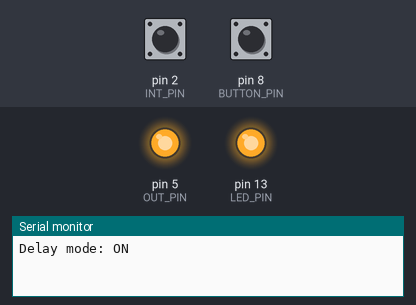
This sketch was run on a simulated Arduino Uno, built with avr-gcc and run on an emulated ATmega328P. On the bench: output pins drawn as LEDs (lit = HIGH), the last lines printed to the serial monitor. Dashed ring = blinking. Inputs (shaded band) come from the test bench; at power-on: pin 8 (BUTTON_PIN) HIGH, pin 2 (INT_PIN) LOW. EEPROM starts erased.

Above: at 1.2 s.
1.3 s: pin 8 (BUTTON_PIN) pulled LOW for 3.2 s
At 1.9 s:
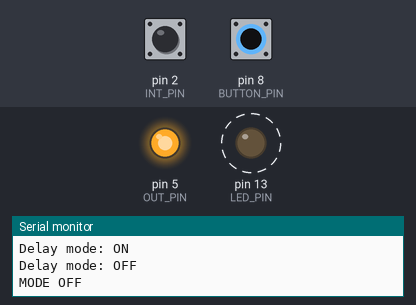
6.0 s: pin 2 (INT_PIN) driven HIGH
At 7.0 s:
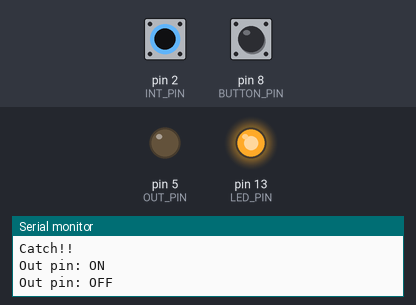
7.5 s: pin 8 (BUTTON_PIN) pulled LOW for 0.15 s
At 7.8 s:
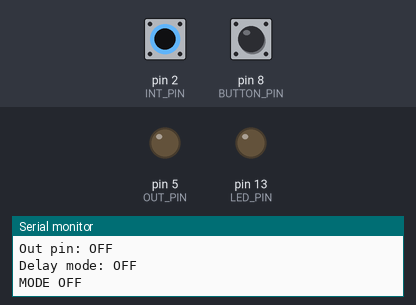
9.1 s: pin 8 (BUTTON_PIN) pulled LOW for 1 s
At 10.2 s:
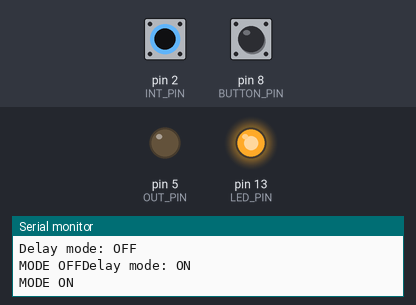
11.6 s: pin 2 (INT_PIN) pulsed LOW 5 times (0.12 s each, 0.3 s apart)
At 13.5 s:
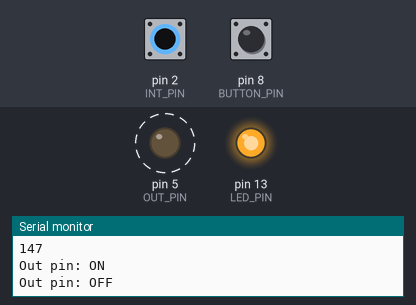
Timing chart, 0 to 15.0 s (numbered marks = the images above; inputs shaded):
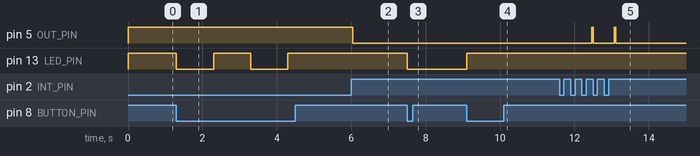

The sketch:

main.ino
```cpp
#include <EEPROM.h>
#include <arduino-timer.h>
#include <timer.h>

#define INT_PIN 2
#define OUT_PIN 5
#define LED_PIN 13
#define PERCENT 0.33
#define TIME_DELAY 200
#define BUTTON_PIN 8

#define TIME_FOR_TOGGLE_MODE 2000

unsigned long deltaTime = 0;
unsigned long timeToCatchSignal = 0;
unsigned long timeOffsetSignal = 0;
unsigned long lastTimePush = 0;

bool isDelayModeOn = false;
bool isUnhandledInterrupt = false;
bool isTimeToOff = false;

auto timer = timer_create_default();


void setup() {
  Serial.begin(115200);
  if (readModeFromEPPROM()) {
    delayModeOn();
  } else {
    delayModeOff();
  }
  pinMode(INT_PIN, INPUT);
  pinMode(OUT_PIN, OUTPUT);
  pinMode(LED_PIN, OUTPUT);
  pinMode(BUTTON_PIN, INPUT_PULLUP);
  attachInterrupt(0, interruptHandler, RISING);
  digitalWrite(OUT_PIN, HIGH);
  //Serial.println("Start program");
}

bool readModeFromEPPROM() {
  bool state = EEPROM.read(0);
  //Serial.print("Read state from EEPROM: ");
  //Serial.println(state);
  return state;
}

void saveModeInEPPROM(bool state) {
  EEPROM.write(0, state);
  //Serial.print("Save state in EEPROM: ");
  //Serial.println(state);
}

void loop() {
  timer.tick();
  if (isUnhandledInterrupt) {
    catchSignal();
    isUnhandledInterrupt = false;
  }
  if (isTimeToOff) {
    timer.cancel();
    timer.in(40, outOff
    );
    isTimeToOff = false;
  }
  if(!digitalRead(BUTTON_PIN)) {
    toogleMode();
    delay(1000);
  }
}

void checkToggleMode() {
    if (digitalRead(INT_PIN)) {
        toogleMode();
    }
}

void toogleMode() {
  if (isDelayModeOn) {
    delayModeOff();
    saveModeInEPPROM(false);
    Serial.print("MODE OFF");
  } else {
    delayModeOn();
    saveModeInEPPROM(true);
    Serial.println("MODE ON");
  }
}

void delayModeOn() {
  digitalWrite(LED_PIN, HIGH);
  isDelayModeOn = true;
  Serial.println("Delay mode: ON");
}

void delayModeOff() {
  digitalWrite(LED_PIN, LOW);
  isDelayModeOn = false;
  Serial.println("Delay mode: OFF");
}

void interruptHandler() {
  if (digitalRead(INT_PIN)) {
    if (millis() - lastTimePush > TIME_DELAY) {
      Serial.println("Catch!!");
      if (isDelayModeOn) {
        isUnhandledInterrupt = true;
      } else {
        timer.in(0, outOn);
        timer.in(50, outOff);
      }
      lastTimePush = millis();
    }
  }
}

void catchSignal() {
  if (timeToCatchSignal == 0) {
    timeToCatchSignal = millis();
    timer.in(0, outOn);
  } else {
    deltaTime = millis() - timeToCatchSignal;
    timeOffsetSignal = countDelay(deltaTime);
    timer.cancel();
    timer.in(timeOffsetSignal, outOn);
    Serial.println("Delta time: ");
    Serial.println(deltaTime);
    Serial.println("Time offsets: ");
    Serial.println(timeOffsetSignal);
    timeOffsetSignal = 0;
    timeToCatchSignal = 0;
    deltaTime = 0;
  }
}

double countDelay(unsigned long deltaTime) {
  return deltaTime / (1 - PERCENT) - deltaTime;
}

bool outOn(void *argument) {
  digitalWrite(OUT_PIN, HIGH);
  Serial.println("Out pin: ON");
  isTimeToOff = true;
  return false;
}

bool outOff(void *argument) {
  digitalWrite(OUT_PIN, LOW);
  Serial.println("Out pin: OFF");
  return false;
}
```

Measured:
- after the input at 1.3 s, pin 13 (LED_PIN): alternates HIGH for 1.0 s and LOW for 1.0 s, starting at once
- after the input at 6.0 s, pin 5 (OUT_PIN): HIGH → LOW at once
- after the input at 7.5 s, pin 13 (LED_PIN): HIGH → LOW at once
- after the input at 9.1 s, pin 13 (LED_PIN): LOW → HIGH at once
- after the input at 11.6 s, pin 5 (OUT_PIN): alternates HIGH for 0.04 s and LOW for 0.56 s, 4 changes in all, then stays LOW, starting after 0.87 s
